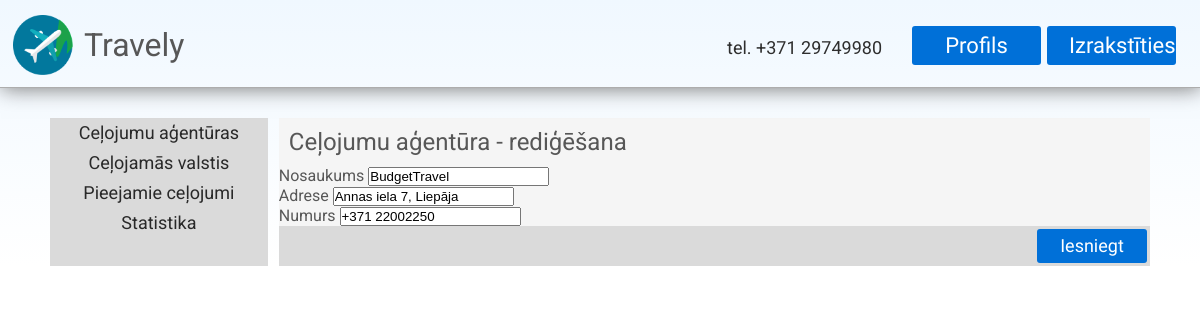
Before: /admin/edit/agency/3 (signed in) with the older database file.
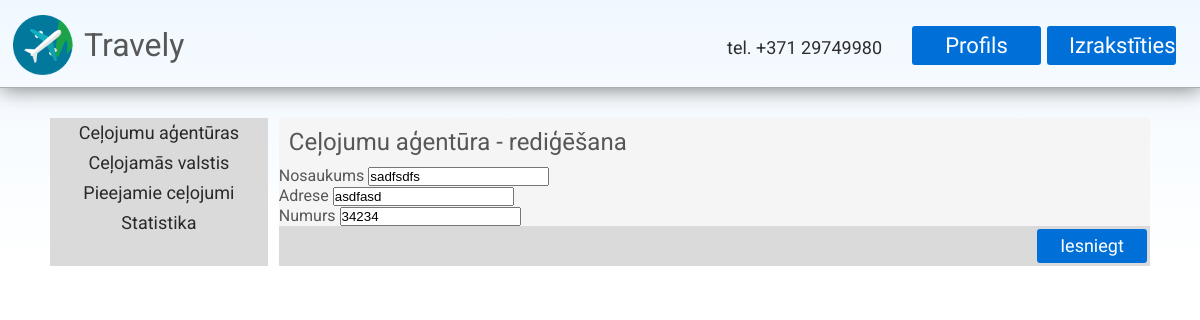
After: the same page with the newer database file.
### models.py (models this page shows, shortened)
class Agency(db.Model):
    id = db.Column(db.Integer, primary_key=True)
    name = db.Column(db.String(120), nullable=False)
    address = db.Column(db.String(120))
    number = db.Column(db.String(18))
    children = db.relationship("Trip", cascade="all, delete")

### main.py (the view)
@app.route('/admin/edit/agency/<int:id>', methods=['GET', 'POST'])
def admin_edit_agency(id):
    if is_user_logged() and is_user_admin():
        agency = Agency.query.filter_by(id = id).first()
        form = AddAgencyForm()
        if form.validate_on_submit():
            agency.name = form.name.data
            agency.address = form.address.data
            agency.number = form.phone_number.data
            db.session.commit()
            return redirect(url_for('admin'))
        return render_template("templates/edit_agency.html", form=form, id=id, agency=agency)
    else:
        redirect(url_for("login"))

### forms.py
class AddAgencyForm(FlaskForm):
    name = StringField('Nosaukums', validators=[DataRequired()])
    address = StringField('Adrese', validators=[DataRequired()])
    phone_number = StringField('Numurs', validators=[DataRequired()])

### main.py (called while the page is built)
def is_user_logged():
    try:
        return True if session['user'] != None else False
    except:
        return False

def is_user_admin():
    return True if is_user_logged() and User.query.filter_by(id=session['user']).first().role_id != 0 else False

### templates/templates/edit_agency.html (shortened to what this page needs)
{% extends "admin.html" %}
{% block title %}
<div id="ap-selector">
    <div id="ap-selector-list">
        <ul class="nav-ul">
            <a href="/admin/agencies"><li class="selector">Ceļojumu aģentūras</li></a>
            <a href="/admin/countries"><li class="selector">Ceļojamās valstis</li></a>
            <a href="/admin/trips"><li class="selector">Pieejamie ceļojumi</li></a>
            <a href="/admin/statistics"><li class="selector">Statistika</li></a>
        </ul>
    </div>
    <div id="ap-selector-display">
        <h2 class="subtitle">Ceļojumu aģentūra - rediģēšana</h2>
        <form method="POST" action="{{ url_for('admin_edit_agency', id=id) }}">
            {{ form.name.label }}
            {{ form.name(value=agency.name) }}
            <br/>
            {{ form.address.label }}
            {{ form.address(value=agency.address) }}
            <br/>
            {{ form.phone_number.label }}
            {{ form.phone_number(value=agency.number) }}
            <div id="ap-selector-footer">
                <input class="ap-list-submit" type="submit" value="Iesniegt"/>
            </div>
        </form>
    </div>
</div>
{% endblock %}

Changed rows visible on the page:
changed Agency: name "BudgetTravel" → "sadfsdfs"; address "Annas iela 7, Liepāja" → "asdfasd"
Other visible differences:
form field phone_number: "+371 22002250" → "34234"
